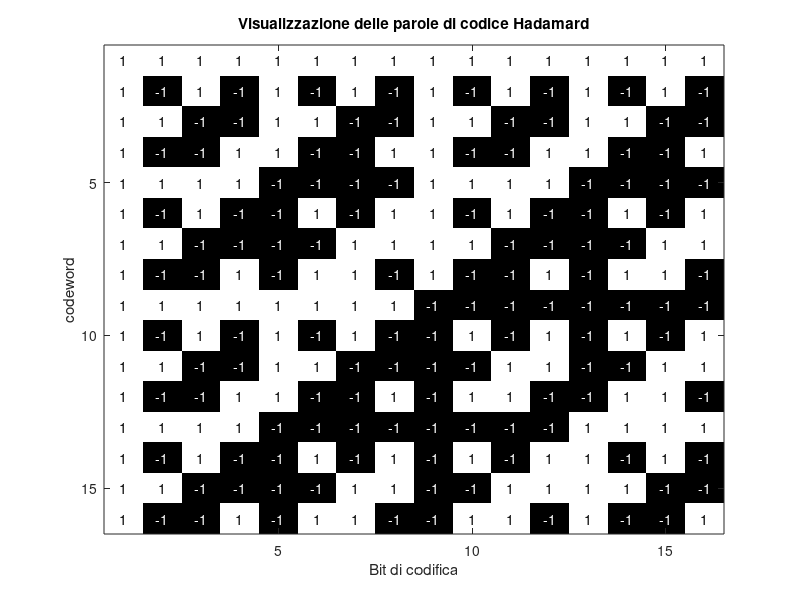

This chart was generated by the following MATLAB code:
%%%%%%%%%%%%%%%%%%%%%%%%%%%%%%%%%%%%%%%%%%%%%%%%%%%%%%%%%%%%%%%
% Questo script genera e visualizza le parole di codice Hadamard
%%%%%%%%%%%%%%%%%%%%%%%%%%%%%%%%%%%%%%%%%%%%%%%%%%%%%%%%%%%%%%%

% Numero di bit
n = 4;

% Numero di codewords di Hadamard
m = 2^n;

% Generazione della matrice Hadamard per n bit (m x m)
H = hadamard(m);

% Visualizzazione delle parole di codice
disp('Parole di codice Hadamard:');
disp(H);


% Dimostrazione empirica che le righe della matrice Hadamard sono ortogonali
% Con m parole si devono conforntare m!/2*(m-2)! coppie di righe
disp('Dimostrazione empirica che le righe della matrice Hadamard sono ortogonali:');
dot_res = zeros(1,m*(m-1)/2);
for i = 1:m
    for j = i+1:m
        %dot_res((i-1)*m+j) = dot(H(i,:),H(j,:));
    end
end
disp(dot_res);

% Visualizzazione grafica
figure;
imagesc(H); % Crea un'immagine della matrice
colormap(gray); % Scala di grigi
title('Visualizzazione delle parole di codice Hadamard');

%add labels, matrix lines and values for each bit
for i = 1:m
    for j = 1:m
        if H(i,j) == 1
            text(j,i,'1','HorizontalAlignment','center','VerticalAlignment','middle');
        else
            text(j,i,'-1','HorizontalAlignment','center','VerticalAlignment','middle', 'Color', 'white');
        end
    end
end

xlabel('Bit di codifica');
ylabel('codeword');


